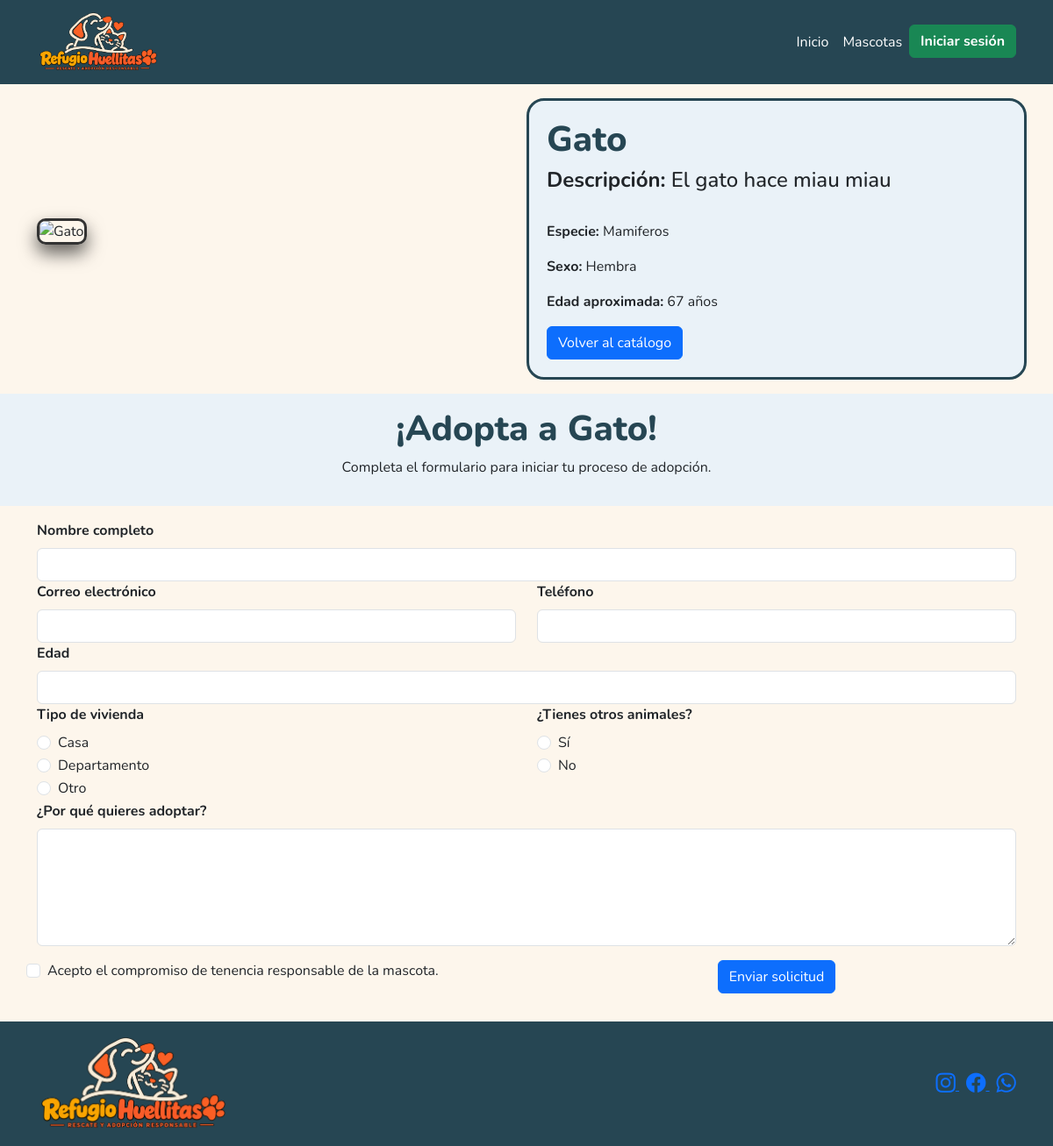
/mascotas/detalle/2/, run on the app's committed database.
### core/models.py (models this page shows, shortened)
class Mascota(models.Model):
    nombre = models.CharField(max_length=30)
    descripcion = models.TextField()
    sexo = models.CharField(max_length=20)
    edadAproximada = models.PositiveBigIntegerField()
    imagen = models.URLField()
    especie = models.ForeignKey(Especie, on_delete=models.PROTECT, related_name="mascotas")

class Especie(models.Model):
    nombre = models.CharField(max_length=30)
    descripcion = models.TextField()

### core/views.py (the view)
# urls.py: path('mascotas/detalle/<int:id>/', views.detalleMascota, name="detalleMascota"),
def detalleMascota(request,id):
    mascota = get_object_or_404(Mascota, id=id)
    context = {
        'mascota': mascota
    }
    return render(request, 'core/detalleMascota.html', context)

### core/templates/core/detalleMascota.html (shortened to what this page needs)
{% extends 'core/base.html' %}
{% load static %}
{% block contenido %}
<section class="detalle-mascota">
    <div class="container pt-3 pb-3">
        <div class="row align-items-center">
            <div class="col-12 col-md-6 mb-3">
                <img
                    src="{{ mascota.imagen }}"
                    alt="{{ mascota.nombre }}"
                    class="img-fluid detalle-mascota-marco"
                    style="max-width: 400px; width: 100%;"
                />
            </div>
            <div class="col-12 col-md-6 detalle-mascota-info">
                <h1>{{ mascota.nombre }}</h1>
                <h4>
                    <strong>Descripción:</strong> {{ mascota.descripcion }}
                </h4>
                <br>
                <p>
                    <strong>Especie:</strong>
                    {{ mascota.especie.nombre }}
                </p>
                <p>
                    <strong>Sexo:</strong>
                    {{ mascota.sexo }}
                </p>
                <p>
                    <strong>Edad aproximada:</strong>
                    {{ mascota.edadAproximada }} años
                </p>
                <a href="/mascotas/" class="btn btn-primary">
                    Volver al catálogo
                </a>
            </div>
        </div>
    </div>
</section>
<section class="adopcion-titulo">
    <div class="container text-center pt-3 pb-3">
        <h1>¡Adopta a {{ mascota.nombre }}!</h1>
        <p>Completa el formulario para iniciar tu proceso de adopción.</p>
    </div>
</section>
<section class="adopcion-formulario">
    <div class="container pt-3 pb-3">
        <form>
            <div class="row">
                <div class="col-12 paddingtop">
                    <label for="nombre" class="form-label"><strong>Nombre completo</strong></label>
                    <input type="text"
                        class="form-control"
                        id="nombre"
                        name="nombre"
                        required>
                </div>
                <div class="col-12 col-md-6 paddingtop">
                    <label for="correo" class="form-label"><strong>Correo electrónico</strong></label>
                    <input type="email" class="form-control" id="correo"name="correo" required>
                </div>
                <div class="col-12 col-md-6 paddingtop">
                    <label for="telefono" class="form-label"><strong>Teléfono</strong></label>
                    <input type="tel" class="form-control" id="telefono" name="telefono" required>
                </div>
                <div class="col-12">
                    <label for="edad" class="form-label"><strong>Edad</strong></label>
                    <input type="number" class="form-control" id="edad" name="edad" min="18" required>
                </div>
                <div class="col-12 col-md-6">
                    <label class="form-label"><strong>Tipo de vivienda</strong></label>
                    <div class="form-check">
                        <input class="form-check-input" type="radio" name="vivienda" id="casa" value="casa" required>
                        <label class="form-check-label" for="casa">Casa</label>
                    </div>
                    <div class="form-check">
                        <input class="form-check-input" type="radio" name="vivienda" id="departamento" value="departamento">
                        <label class="form-check-label" for="departamento">Departamento</label>
                    </div>
                    <div class="form-check">
                        <input class="form-check-input" type="radio" name="vivienda" id="otro" value="otro">
                        <label class="form-check-label" for="otro">Otro</label>
                    </div>
                </div>
                <div class="col-12 col-md-6">
                    <label class="form-label"><strong>¿Tienes otros animales?</strong></label>
                    <div class="form-check">
                        <input class="form-check-input" type="radio" name="otros-animales" id="animales-si" value="si" required>
                        <label class="form-check-label" for="animales-si">Sí</label>
                    </div>
                    <div class="form-check">
                        <input class="form-check-input" type="radio" name="otros-animales" id="animales-no" value="no">
                        <label class="form-check-label" for="animales-no">No</label>
                    </div>
                </div>
                <div class="col-12">
                    <label for="motivo" class="form-label"><strong>¿Por qué quieres adoptar?</strong></label>
                    <textarea class="form-control" id="motivo" name="motivo" rows="5"required></textarea>
                </div>
                <div class="col-12 col-md-6 form-check pt-3 pb-3">
                    <input class="form-check-input" type="checkbox" id="responsable" name="responsable" required>
                    <label class="form-check-label" for="responsable">
                        Acepto el compromiso de tenencia responsable de la mascota.
                    </label>
                </div>
                <div class="col-12 col-md-6 text-center pt-3 pb-3">
                    <button type="submit" class="btn btn-primary"> Enviar solicitud</button>
                </div>
            </div>
        </form>
    </div>
</section>
{% endblock %}

### core/static/core/css/style.css (style rules this page uses)
body { font-family: 'Nunito', sans-serif; }
h1 { font-weight: 800; color: #264653; }
.detalle-mascota-marco { border: 3px solid #333333; border-radius: 10px; box-shadow: 0px 10px 20px rgba(0, 0, 0, 0.6); }
.detalle-mascota { background-color: #FDF6EC; }
.detalle-mascota-info { background-color: #EAF2F8; border: 3px solid #264653; border-radius: 20px; padding: 20px; }
.adopcion-titulo { background-color: #EAF2F8; }
.adopcion-formulario { background-color: #FDF6EC; }

### data on the page
Mascota: nombre "Gato", descripcion "El gato hace miau miau", especie.nombre "Mamiferos", sexo "Hembra", edadAproximada "67"
